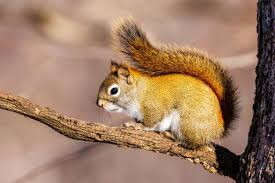
#> input picture image.png, 275 x 183 px, found by its file name
$ python threshold.py
#> lines starting #> are read from the running program, lines starting #| are printed output that depends on the picture; after the words box and inside, x2 and y2 are one past the last pixel; in counts of white or black regions, pixels touching at a corner belong together
import cv2
img=cv2.imread('image.png',0)
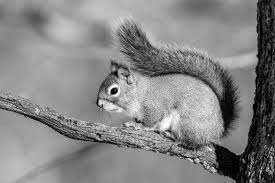
#> img: shape (183, 275); min 0, max 254, mean 133.6
ret,thres_img=cv2.threshold(img,80,255,cv2.THRESH_BINARY)
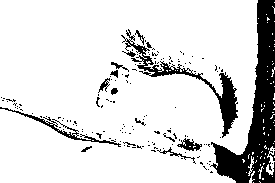
#> thres_img: shape (183, 275); 85.4% white; 146 black regions (130 under 20 px), largest, box (x1, y1, x2, y2) and area: (210, 0, 275, 183) 4504, (121, 29, 238, 138) 1472, (0, 107, 121, 147) 423
cv2.imshow("image",img)
cv2.imshow("threshold image",thres_img)

cv2.waitKey(0)
cv2.destroyAllWindows()

$ run again, with download (1).jpeg saved as image.png
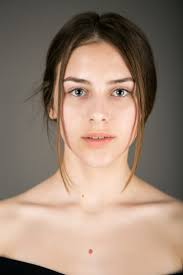
#> input picture download (1).jpeg, 183 x 275 px, found by its file name
#> `img=cv2.imread('image.png',0)`:
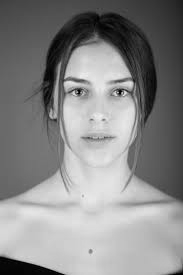
#> img: shape (275, 183); min 0, max 238, mean 135.3
#> `ret,thres_img=cv2.threshold(img,80,255,cv2.THRESH_BINARY)`:
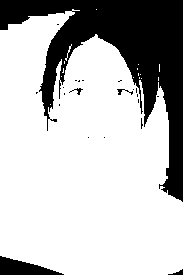
#> thres_img: shape (275, 183); 74.2% white; 22 black regions (17 under 20 px), largest, box (x1, y1, x2, y2) and area: (0, 0, 183, 202) 12142, (0, 256, 64, 275) 675, (168, 269, 183, 275) 40, (117, 89, 133, 95) 37, (69, 88, 83, 95) 31
